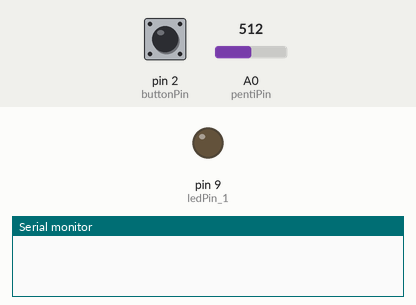
The sketch below on a simulated Arduino Uno, built with avr-gcc and run on an emulated ATmega328P. Parts: output pins drawn as LEDs (lit = HIGH), the last lines printed to the serial monitor. Inputs (shaded band) come from the test bench; at power-on: pin 2 (buttonPin) LOW, A0 (pentiPin) = 512.

Above: at 1.2 s.
1.3 s: pin 2 (buttonPin) pulled HIGH for 0.15 s
At 1.9 s:
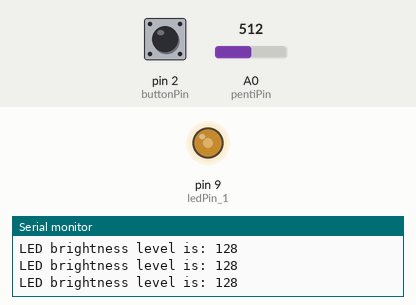
2.9 s: pin 2 (buttonPin) driven HIGH
5.9 s: A0 (pentiPin) set to 122
At 6.2 s:
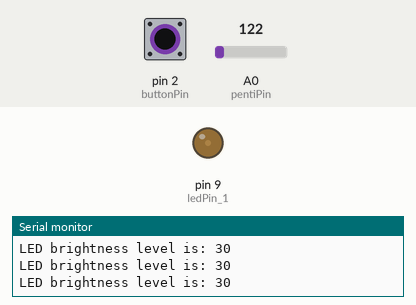
7.4 s: A0 (pentiPin) set to 716
At 7.7 s:
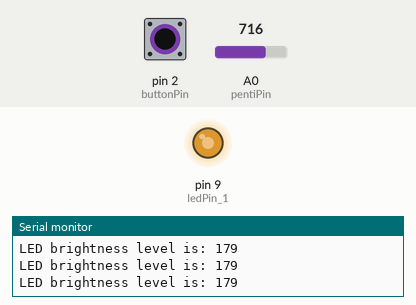
8.9 s: A0 (pentiPin) set to 900
At 9.3 s:
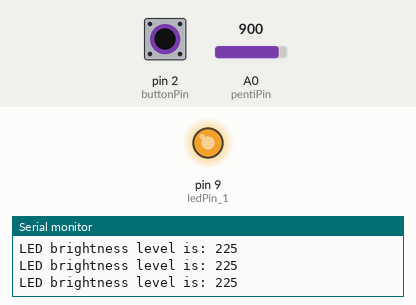
10.4 s: pin 2 (buttonPin) pulsed LOW 5 times (0.12 s each, 0.3 s apart)
Timing chart, 0 to 13.4 s (numbered marks = the images above; inputs shaded):
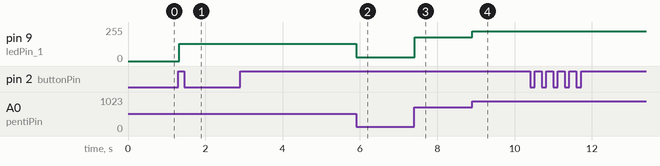

The sketch:

button_with_led_potentiometer.ino
```cpp
int ledPin_1 = 9;          // led for potentiometer pin
int pentiPin = A0;         // potentiometer pin
int buttonPin = 2;         // off / on button pin
int buttonState = 0;       // state of button, if it is on or off

void setup() {
  Serial.begin(9600);
  pinMode(ledPin_1, OUTPUT);
  pinMode(buttonPin, INPUT);
}

void loop() {
  buttonState = digitalRead(buttonPin);

  // if button is pressed
  if (buttonState == HIGH) {
    int amountLight = analogRead(pentiPin) / 4; // potentiometer, values range from 0-255

    analogWrite(ledPin_1, amountLight);

    // display led level
    Serial.print("LED brightness level is: ");
    Serial.println(amountLight);

    delay(1);
  }

  delay(30);
}
```

Measured:
- after the input at 1.3 s, pin 9 (ledPin_1): 0/255 → 128/255 at once
- after the input at 5.9 s, pin 9 (ledPin_1): 128/255 → 30/255 at once
- after the input at 7.4 s, pin 9 (ledPin_1): 30/255 → 179/255 at once
- after the input at 8.9 s, pin 9 (ledPin_1): 179/255 → 225/255 at once
